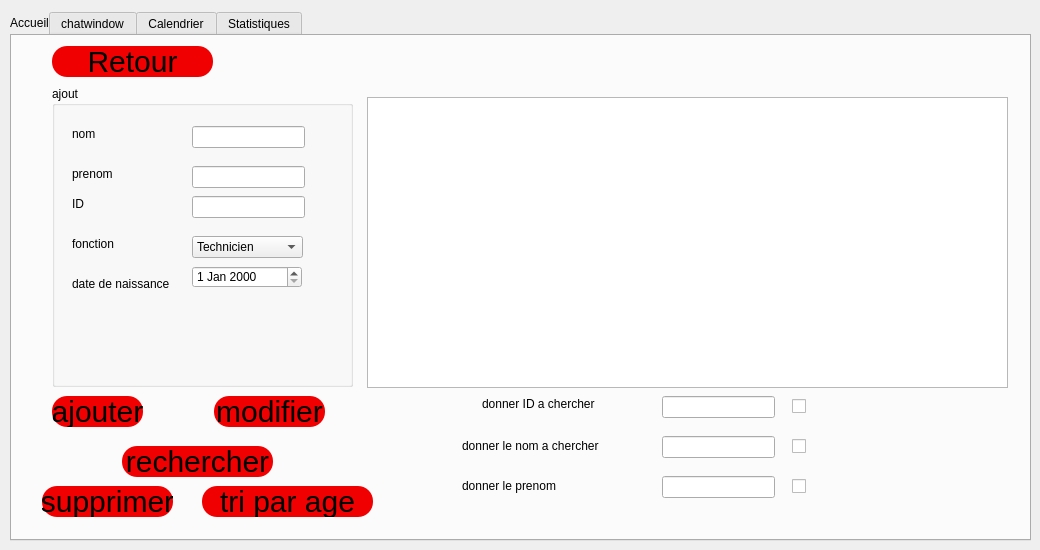
    <widget class="QWidget" name="page_8">
     <widget class="QTabWidget" name="employe">
      <property name="geometry">
       <rect>
        <x>10</x>
        <y>10</y>
        <width>1021</width>
        <height>531</height>
       </rect>
      </property>
      <property name="styleSheet">
       <string notr="true">QPushButton {
color: #000000;
background:#f00000;
border-radius: 15px;
font-size:30px;
font-family:Arial, Helvetica, sans-serif;
}
QPushButton:hover {
color:#aa0000;
border:15px;
background:#000000;
}
QTabBar::tab:selected, 
QTabBar::tab:hover 
{
    border-top-color: #f00000;
    border-color: #f00000;
    color: black;
}</string>
      </property>
      <property name="currentIndex">
       <number>0</number>
      </property>
      <widget class="QWidget" name="tab_19">
       <attribute name="title">
        <string>Accueil</string>
       </attribute>
       <widget class="QGroupBox" name="groupBox_11">
        <property name="geometry">
         <rect>
          <x>40</x>
          <y>50</y>
          <width>301</width>
          <height>301</height>
         </rect>
        </property>
        <property name="title">
         <string>ajout</string>
        </property>
        <widget class="QLabel" name="label_39">
         <property name="geometry">
          <rect>
           <x>20</x>
           <y>40</y>
           <width>56</width>
           <height>16</height>
          </rect>
         </property>
         <property name="text">
          <string>nom </string>
         </property>
        </widget>
        <widget class="QLabel" name="label_40">
         <property name="geometry">
          <rect>
           <x>20</x>
           <y>80</y>
           <width>56</width>
           <height>16</height>
          </rect>
         </property>
         <property name="text">
          <string>prenom</string>
         </property>
        </widget>
        <widget class="QLabel" name="label_41">
         <property name="geometry">
          <rect>
           <x>20</x>
           <y>110</y>
           <width>56</width>
           <height>16</height>
          </rect>
         </property>
         <property name="text">
          <string>ID</string>
         </property>
        </widget>
        <widget class="QLabel" name="label_42">
         <property name="geometry">
          <rect>
           <x>20</x>
           <y>150</y>
           <width>56</width>
           <height>16</height>
          </rect>
         </property>
         <property name="text">
          <string>fonction</string>
         </property>
        </widget>
        <widget class="QLabel" name="label_43">
         <property name="geometry">
          <rect>
           <x>20</x>
           <y>190</y>
           <width>111</width>
           <height>16</height>
          </rect>
         </property>
         <property name="text">
          <string>date de naissance </string>
         </property>
        </widget>
        <widget class="QLineEdit" name="lineEdit_nom_3">
         <property name="geometry">
          <rect>
           <x>140</x>
           <y>40</y>
           <width>113</width>
           <height>22</height>
          </rect>
         </property>
        </widget>
        <widget class="QLineEdit" name="lineEdit_prenom_3">
         <property name="geometry">
          <rect>
           <x>140</x>
           <y>80</y>
           <width>113</width>
           <height>22</height>
          </rect>
         </property>
        </widget>
        <widget class="QLineEdit" name="lineEdit_ID">
         <property name="geometry">
          <rect>
           <x>140</x>
           <y>110</y>
           <width>113</width>
           <height>22</height>
          </rect>
         </property>
        </widget>
        <widget class="QDateEdit" name="dateEdit_2">
         <property name="geometry">
          <rect>
           <x>140</x>
           <y>180</y>
           <width>110</width>
           <height>22</height>
          </rect>
         </property>
        </widget>
        <widget class="QComboBox" name="comboBox_8">
         <property name="geometry">
          <rect>
           <x>140</x>
           <y>150</y>
           <width>111</width>
           <height>22</height>
          </rect>
         </property>
         <item>
          <property name="text">
           <string>Technicien</string>
          </property>
         </item>
         <item>
          <property name="text">
           <string>Ingenieur</string>
          </property>
         </item>
         <item>
          <property name="text">
           <string>Staff</string>
          </property>
         </item>
         <item>
          <property name="text">
           <string>PDG</string>
          </property>
         </item>
        </widget>
       </widget>
       <widget class="QPushButton" name="pushButton_ajouter_2">
        <property name="geometry">
         <rect>
          <x>40</x>
          <y>360</y>
          <width>91</width>
          <height>31</height>
         </rect>
        </property>
        <property name="text">
         <string>ajouter</string>
        </property>
       </widget>
       <widget class="QPushButton" name="supprimer">
        <property name="geometry">
         <rect>
          <x>30</x>
          <y>450</y>
          <width>131</width>
          <height>31</height>
         </rect>
        </property>
        <property name="text">
         <string>supprimer</string>
        </property>
       </widget>
       <widget class="QPushButton" name="modifier">
        <property name="geometry">
         <rect>
          <x>202</x>
          <y>360</y>
          <width>111</width>
          <height>31</height>
         </rect>
        </property>
        <property name="text">
         <string>modifier</string>
        </property>
       </widget>
       <widget class="QTableView" name="tableView_3">
        <property name="geometry">
         <rect>
          <x>355</x>
          <y>61</y>
          <width>641</width>
          <height>291</height>
         </rect>
        </property>
       </widget>
       <widget class="QPushButton" name="trie_par_age">
        <property name="geometry">
         <rect>
          <x>190</x>
          <y>450</y>
          <width>171</width>
          <height>31</height>
         </rect>
        </property>
        <property name="text">
         <string>tri par age</string>
        </property>
       </widget>
       <widget class="QPushButton" name="rechercher">
        <property name="geometry">
         <rect>
          <x>110</x>
          <y>410</y>
          <width>151</width>
          <height>31</height>
         </rect>
        </property>
        <property name="text">
         <string>rechercher</string>
        </property>
       </widget>
       <widget class="QLabel" name="label_44">
        <property name="geometry">
         <rect>
          <x>470</x>
          <y>360</y>
          <width>161</width>
          <height>16</height>
         </rect>
        </property>
        <property name="text">
         <string>donner ID a chercher </string>
        </property>
       </widget>
       <widget class="QLineEdit" name="ln_rechercher_id">
        <property name="geometry">
         <rect>
          <x>650</x>
          <y>360</y>
          <width>113</width>
          <height>22</height>
         </rect>
        </property>
       </widget>
       <widget class="QLabel" name="label_45">
        <property name="geometry">
         <rect>
          <x>450</x>
          <y>400</y>
          <width>161</width>
          <height>20</height>
         </rect>
        </property>
        <property name="text">
         <string>donner le nom a chercher </string>
        </property>
       </widget>
       <widget class="QLineEdit" name="ln_recherche_nom">
        <property name="geometry">
         <rect>
          <x>650</x>
          <y>400</y>
          <width>113</width>
          <height>22</height>
         </rect>
        </property>
       </widget>
       <widget class="QLabel" name="label_46">
        <property name="geometry">
         <rect>
          <x>450</x>
          <y>440</y>
          <width>151</width>
          <height>20</height>
         </rect>
        </property>
        <property name="text">
         <string>donner le prenom</string>
        </property>
       </widget>
       <widget class="QLineEdit" name="ln_chercher_prenom">
        <property name="geometry">
         <rect>
          <x>650</x>
          <y>440</y>
          <width>113</width>
          <height>22</height>
         </rect>
        </property>
       </widget>
       <widget class="QCheckBox" name="checkBox_id">
        <property name="geometry">
         <rect>
          <x>780</x>
          <y>360</y>
          <width>83</width>
          <height>20</height>
         </rect>
        </property>
        <property name="text">
         <string/>
        </property>
       </widget>
       <widget class="QCheckBox" name="checkBox_nom">
        <property name="geometry">
         <rect>
          <x>780</x>
          <y>400</y>
          <width>83</width>
          <height>20</height>
         </rect>
        </property>
        <property name="text">
         <string/>
        </property>
       </widget>
       <widget class="QCheckBox" name="checkBox_prenom">
        <property name="geometry">
         <rect>
          <x>780</x>
          <y>440</y>
          <width>83</width>
          <height>20</height>
         </rect>
        </property>
        <property name="text">
         <string/>
        </property>
       </widget>
       <widget class="QPushButton" name="pushButton_employe">
        <property name="geometry">
         <rect>
          <x>40</x>
          <y>10</y>
          <width>161</width>
          <height>31</height>
         </rect>
        </property>
        <property name="text">
         <string>Retour</string>
        </property>
       </widget>
      </widget>
      <widget class="QWidget" name="tab_20">
       <attribute name="title">
        <string>chatwindow</string>
       </attribute>
      </widget>
      <widget class="QWidget" name="tab_21">
       <attribute name="title">
        <string>Calendrier</string>
       </attribute>
       <widget class="QCalendarWidget" name="calendarWidget">
        <property name="geometry">
         <rect>
          <x>40</x>
          <y>20</y>
          <width>981</width>
          <height>451</height>
         </rect>
        </property>
       </widget>
      </widget>
      <widget class="QWidget" name="tab_22">
       <attribute name="title">
        <string>Statistiques</string>
       </attribute>
       <widget class="QWidget" name="widget_4" native="true">
        <property name="geometry">
         <rect>
          <x>0</x>
          <y>0</y>
          <width>1031</width>
          <height>501</height>
         </rect>
        </property>
       </widget>
      </widget>
     </widget>
    </widget>
